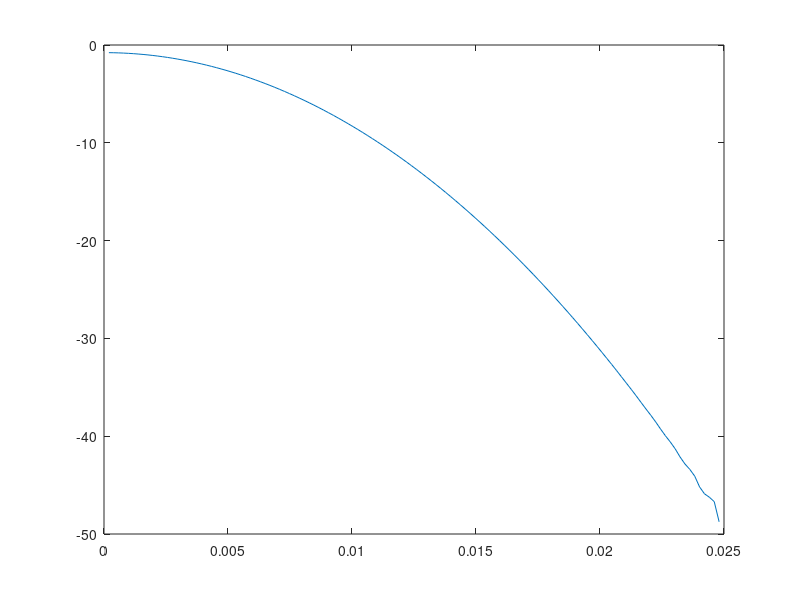

MATLAB code for this plot:
function ideal_objective_input()
k = 2*pi/850e-9;
focal_disp = 100e-6;
space_width_out = 5e-2;
space_width_in = 30e-5;
num_samples = 2^8 - 1;
[u, v] = meshgrid(linspace(-space_width_in/2, space_width_in/2, num_samples));
r = sqrt(u.^2 + v.^2);
focal_plane_wave_2d = exp(-r.^2/2/1e-10) .* exp(1i * k * sqrt(r.^2 + focal_disp.^2));

% figure()
% subplot(1,2,1)
% pcolor(u,v,abs(focal_plane_wave_2d)); 
% axis equal
% subplot(1,2,2)
% pcolor(u,v,angle(focal_plane_wave_2d)); 
% axis equal

ideal_input = fftshift(ifft2(ifftshift(focal_plane_wave_2d)));
[x, y] = meshgrid(linspace(-space_width_out/2, space_width_out/2, num_samples)); % new positions in the focal plane

% figure()
% subplot(1,2,1)
% pcolor(x,y,abs(ideal_input)); 
% axis equal
% subplot(1,2,2)
% pcolor(x,y,angle(ideal_input)); 
% axis equal

a = x(x > 0 & y == 0)
b = angle(ideal_input(x > 0 & y == 0))
c = [0; b(2:end-1) - b(1:end-2) > pi];
plot(a(1:end-1),b(1:end-1) - 2*pi*cumsum(c))
polyfit(a(1:end-1), b(1:end-1) - 2*pi*cumsum(c), 8)
end
